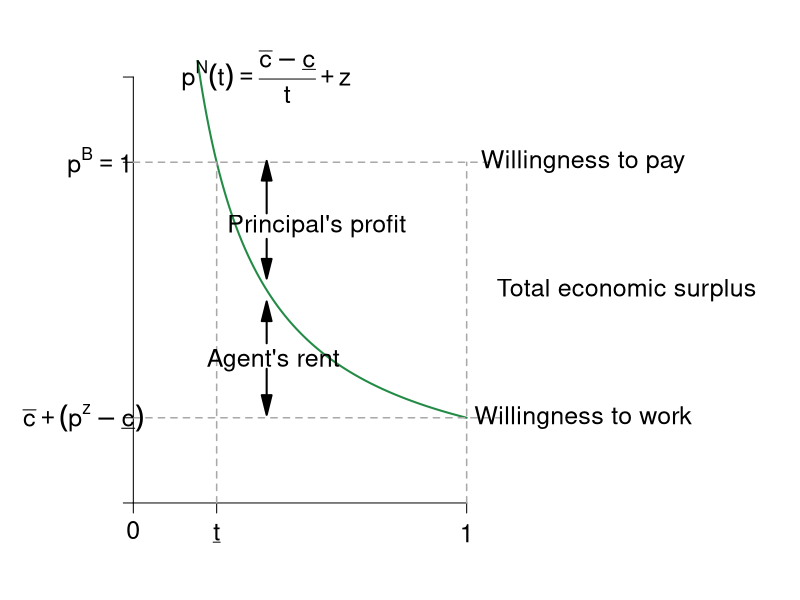

The R source for this figure: (Note: this script raises an error after producing the figure.)
require(ggplot2)
require(shape)
require(plotrix)
pdf(file = "information_power/ch10_newfigure.pdf", width = 9, height = 7)

#Set parameters for graphics
pointsize <- 1.8
axislabelsize <- 1.8
labelsize <- 1.5
namesize <- 1.8
annotatesize <- 1.5
graphlinewidth <- 2
segmentlinewidth <- 1.5

disutilityFn <- function(t, cbar = 1.2, underbarc = 1, z = 0) {
  (cbar - underbarc)/(t) + z
}

#COL <- c("#1B9E77", "#D95F02", "#7570B3", "#E7298A", "#66A61E", "#E6AB02", "#A6761D", "#666666")
COL <- c("#238b45","#7fc97f", "#beaed4", "#fdc086", "#ffff99")
par(mar =  c(4, 6, 3, 16))
xlims <- c(0, 1)
ylims <- c(0,1)


plot(0, 0, xlim = xlims, ylim = ylims, type = "n",
     xlab = expression(paste(""), cex = axislabelsize),
     ylab = expression(paste(""), cex = axislabelsize),
     xaxt = "n", yaxt = "n", cex.lab = axislabelsize, bty = "n")

npts <- 500 
npts2 <- 501
#Specify the sequences of points for graphing. 
xx1 <- seq(0, 1, length.out = npts)
xx2 <- seq(xlims[1], xlims[2], length.out = npts)
xx3 <- seq(xlims[1], xlims[2], length.out = npts2)
xx4 <- seq(xlims[1], 25, length.out = npts2)

#Draw the lines for the graphs
lines(xx1, disutilityFn(xx1), col = COL[1], lwd = graphlinewidth)
#lines(xx2, solowCondition(xx2, delta = 5), col = COL[3], lwd = 4)
#lines(xx2, solowInfeas(xx2, delta = 5), col = COL[1], lwd = 4, lty = 2)

#Customize ticks and labels for the plot
ticksy <- c(0,0.2,0.8,1)
ylabels <- c(NA, NA, NA, NA)
ticksx <- c(0, 0.25, 1)
xlabels <- c(0, NA, NA)
axis(1, at = ticksx, pos = 0, labels = xlabels, cex.axis = labelsize)

axis(2, at = ticksy, pos = 0, labels = ylabels, las = 1, cex.axis = labelsize)

#Segments
segments(0, 0.8, 1.1, 0.8, lty = 2, lwd = 1.5, col = "darkgray", xpd = TRUE)
segments(0.25, 0, 0.25, 0.8, lty = 2, lwd = 1.5, col = "darkgray",xpd = TRUE)
segments(0, 0.2, 1.1,0.2,lty = 2, lwd = 1.5, col = "darkgray",xpd = TRUE)
segments(1, 0, 1,0.8, lty = 2, lwd = 1.5, col = "darkgray",xpd = TRUE)

#Axis tick labels
#y
text(-0.15, 0.2, expression(paste(bar(c)+(p^z-underline(c)))), cex = labelsize, xpd = TRUE)
text(-0.1, 0.8, expression(paste(p^B == 1)), cex = labelsize, xpd = TRUE)
#x
text(0.25, -0.07, expression(paste(underline(t))), cex = labelsize, xpd = TRUE)
text(1, -0.07, expression(paste(1)), cex = labelsize, xpd = TRUE)

#Text annotations
text(0.4, 1, expression(paste(p^N,(t) == frac(bar(c)-underline(c),t)+z)), cex = labelsize, xpd = TRUE)
text(0.42, .335, expression(paste("Agent's rent")), cex = labelsize, xpd = TRUE)
text(.55, .65, expression(paste("Principal's profit")), cex = labelsize, xpd = TRUE)
text(1.48, 0.5, expression(paste("Total economic surplus")), cex = labelsize, xpd = TRUE)
text(1.35, 0.8, expression(paste("Willingness to pay")), cex = labelsize, xpd = TRUE)
text(1.35, 0.2, expression(paste("Willingness to work")), cex = labelsize, xpd = TRUE)


#Arrows
Arrows(0.4, 0.375, .4, .45, col = "black", lty = 1, lwd = 2, arr.type = "triangle")
Arrows(0.4, 0.315, .4, .23, col = "black", lty = 1, lwd = 2, arr.type = "triangle")
Arrows(.4, .68, 0.4, 0.78, col = "black", lty = 1, lwd = 2, arr.type = "triangle")
Arrows(.4, .62, 0.4, 0.55, col = "black", lty = 1, lwd = 2, arr.type = "triangle")

#Brackets
brackets(x1 = 1.12, y1 = 0.76, x2 = 1.12, y2 = 0.24, ticks = 0.5, curvature = 0.5, type = 1, 
         col = "black", lwd = 2, lty = 1, xpd = TRUE)


#Axes labels
text(0.5, -0.15, expression(paste("Degree of contractual completeness")), xpd = TRUE, cex = axislabelsize) 
text(-0.2, 0.5, expression(paste("Price")), xpd = TRUE, cex = axislabelsize,srt = 90) 


dev.off()
